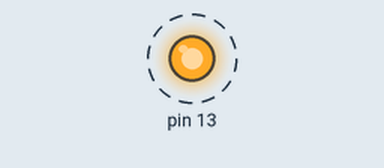
This sketch was run on a simulated Arduino Mega 2560, built with avr-gcc and run on an emulated ATmega2560. On the bench: output pins drawn as LEDs (lit = HIGH). Dashed ring = blinking.

Above: at 0.06 s.
Timing chart, 0 to 3.0 s (numbered marks = the images above):
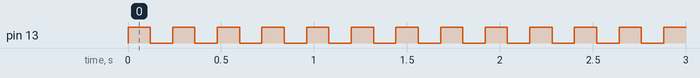

Measured:
- by itself, pin 13: alternates HIGH for 0.12 s and LOW for 0.12 s

The sketch:

GPIO.ino
```cpp
#include "gpio.c"
#include <avr/io.h>

// Port B Pin 7 is the built in LED on the Arduino MEGA

void setup() {
  // put your setup code here, to run once:
  gpio_pinMode(7, &DDRB, 1);
}

void loop() {
  // put your main code here, to run repeatedly:

  gpio_digital_write(7, &PORTB, 1);
  delay(120);
  gpio_digital_write(7, &PORTB, 0);
  delay(120);

}
```

gpio.c
```cpp
#include "gpio.h"

void gpio_pinMode(uint8_t pinNumber, uint8_t* DDR, uint8_t dataDirection){
    uint8_t pinMask = 1 << pinNumber;
    dataDirection == 0 ? (*DDR &= ~pinMask) : (*DDR |= pinMask); // In = 0, out = 1
}

uint8_t gpio_digital_read(uint8_t pinNumber, uint8_t* port){
    uint8_t pinMask = 1 << pinNumber;
    return (*port & pinMask);
}

void gpio_digital_write(uint8_t pinNumber, uint8_t* port, uint8_t data){
    uint8_t pinMask = 1 << pinNumber;
    data == 0 ? (*port &= ~pinMask) : (*port |= pinMask);
}
```

gpio.h
```cpp
#include <avr/io.h>
#include <stdint.h>

/**
 * @brief Set the pin mode of a desired GPIO pin
 * @param pinNumber pin number
 * @param DDR address of data direction register for desired port
 * @param dataDirection input or output
*/
void gpio_pinMode(uint8_t pinNumber, uint8_t* DDR, uint8_t dataDirection);

/**
 * @brief Reads a specified GPIO pin
 * @param pinNumber pin number
 * @param port port the desired GPIO pin lives on
 * @return ADC reading
*/
uint8_t gpio_digital_read(uint8_t pinNumber, uint8_t* port);

/**
 * @brief Write high or low to GPIO pin
 * @param pinNumber pin number
 * @param port port the GPIO lives on
 * @param data HIGH or LOW
*/
void gpio_digital_write(uint8_t pinNumber, uint8_t* port, uint8_t data);
```
